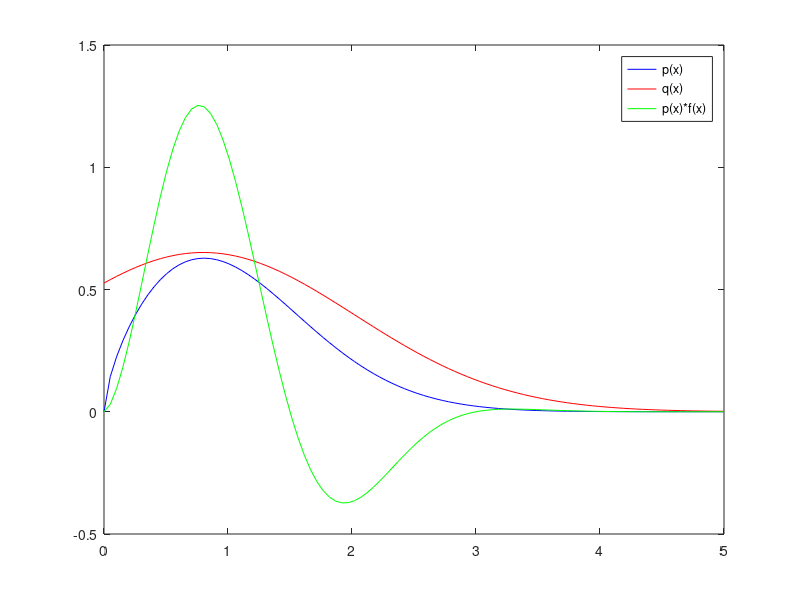

The MATLAB source for this figure:
%% Applicazione  di MonteCarlo Approximation e del IS ( importance Sampling )
%  per la stima approssimata del Valore Atteso:
%              I                     1            i  
%  E[ f(x) ] = I   f(x) p(x) dx ~   ---  sum( f( x ) )
%              I                     N
%
%  dove:
%
%  - f(x): funzione arbitraria --> Loss function (in Decision Theoretic)
%
%  - p(x): distribuzione di Probabilita (difficile da campionare)
%
%     i
%  - x : Campioni estratti da p(x)
%
%  Per CAMPIONARE p(x) utilizzo IMPORTANCE SAMPLING :
%
%              ^             1         i      i
%  E[ f(x) ] ~ E [ f(x) ] = ---  sum( w * f( x ) )
%                            N
%  dove:
%
% - g(x): PROPOSAL Distribution  
%         campionata mediante built  --> distribuzione approssimante p(x)
%          in functions MATLAB
%
%    i                                 i      i
% - w : PESI delle PARTICELLE  --> p( x )/g( x )
clear all;
mu = 0.8; %
sigma = sqrt(1.5); %
k=1.65; %
c=2; %
num_iterations = 100; %
% TARGET DISTRIBUTION
p = @(x) x.^(k-1).*exp(-x.^2/2); 

% SAMPLING DISTRIBUTION
q = @(x) c/sqrt(2*pi*sigma^2).*exp(-(mu-x).^2/(2*sigma^2)); 

% FUNZIONE ARBITRARIA sulla quale calcolare il Valore Atteso
f = @(x) 2*sin(pi/1.5*x);

%Considero le distribuzioni nell' intervallo [0 , 5] rispetto al quale
%vogli calcolare l' integrale
fun=@(x)f(x).*p(x);
I_quad = quad(fun,0,5)
 
x=linspace(0,5,100);
figure(1);
plot(x,p(x),'b');hold on
plot(x,q(x),'r');
plot(x,p(x).*f(x),'g'); 
legend('p(x)','q(x)','p(x)*f(x)')

%SCHEMA IMPORTANCE SAMPLING  eseguito per num_iterations Simulazioni
for iter=1:num_iterations
    samp_size = 1000; 
    % CAMPIONO da q(x) : X --> Vettore dei samp_size Samples
    X = normrnd(mu,sigma,[samp_size 1]);
     
    %Calcolo I Pesi
    for i=1:length(X)
        %Considero solo i sample Positivi perche' l'obbiettivo e
        %approssimare l'integrale in [0,5]
        if X(i)>=0
            %Calcolo I PESI
            W(i) = p(X(i))/q(X(i));
            %Calcolo i termini da Sommare nell' approssimazione
            I(i) = W(i)*f(X(i));
        else
            %Assegno peso nullo e termine nell 'integrale nullo in modo da
            %non inficiare l'approssimazione
            W(i)=0;
            I(i)=0;
            %Aggiorna il sample size: numero di samples utilizzati per
            %approssimare l'integrale
            samp_size = samp_size - 1;
        end
    end
    
    %Calcola l'integrale Approssimato (Montecarlo)
    I_hat = sum(I)/sum(W);
    
    [tmp tmp2 non_zero_weights] = find(W);
    %Varianza dei Samples generati
    variance = var(non_zero_weights);
    eff_samp_size = samp_size/(1 + variance);
    %Salvo i seguenti risultati ad ogni Simulazione
    % - Integrale Approssimato
    % - Varianza dei Samples generati
    % - Numero di Campioni Generati
    % - effective sample size
    format short g
    results(iter,:) = [I_hat variance samp_size eff_samp_size];
 
 
end
% Calcolo i Valori MEdi e Varianza dei risultati ottenuti
totals = [mean(results(:,1)) mean(results(:,2)) mean(results(:,3)) mean(results(:,4));...
          var(results(:,1)) var(results(:,2)) var(results(:,3)) var(results(:,4))]